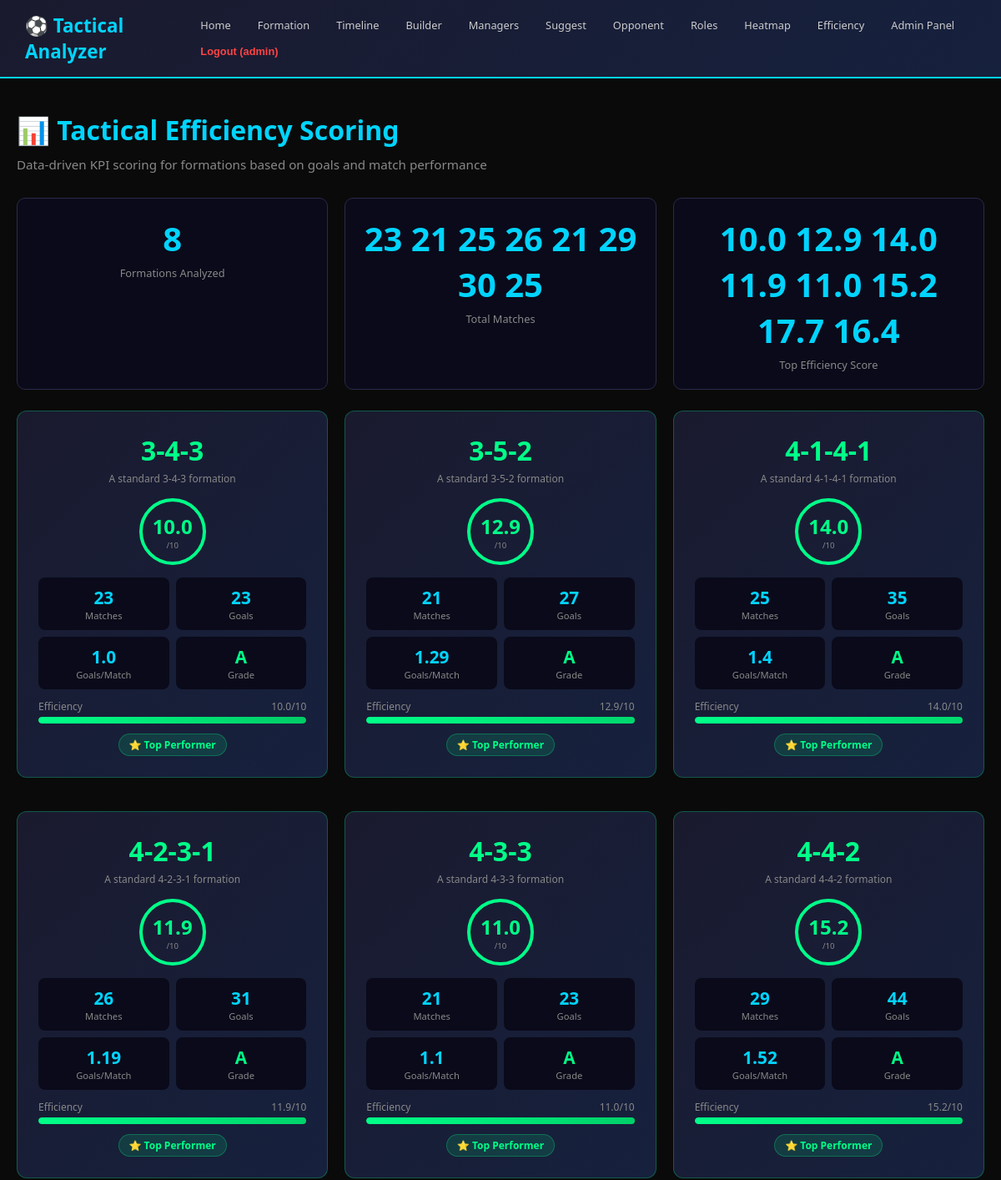
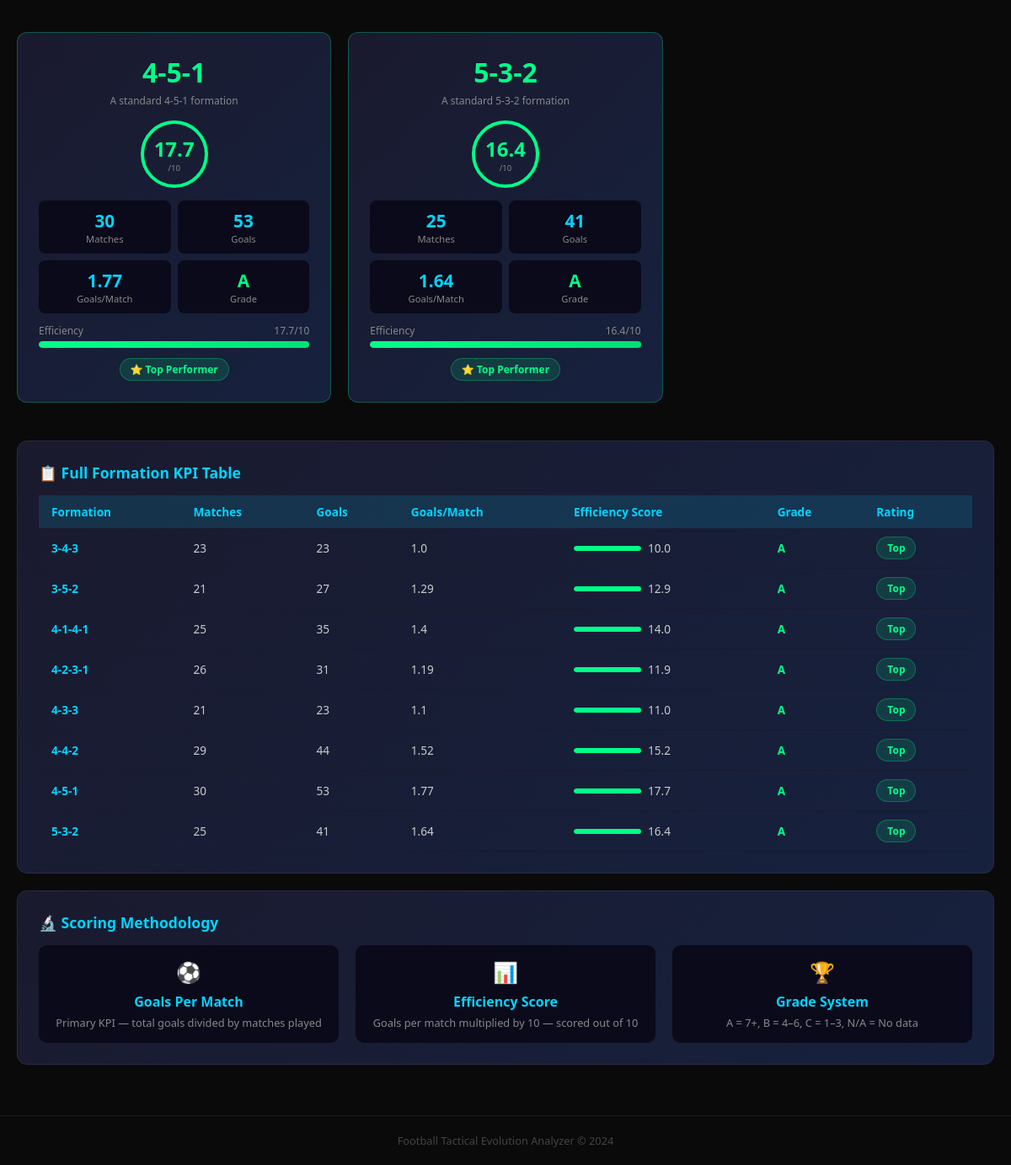
Screenshot of /tactical-efficiency/ (signed in) with the database file from the repository (2 pictures, top to bottom).
### core/models.py (models this page shows, shortened)
class Formation(models.Model):
    formation_id = models.AutoField(primary_key=True)
    name = models.CharField(max_length=50)
    description = models.TextField(null=True, blank=True)
    class Meta:
        db_table = 'formation'
        managed = True

### core/views.py (the view)
# urls.py: path('tactical-efficiency/', views.tactical_efficiency, name='tactical_efficiency'),
def tactical_efficiency(request):
    formations = Formation.objects.order_by('name')
    efficiency_data = []
    for formation in formations:
        total = Match.objects.filter(formation=formation).count()
        goals = MatchEvent.objects.filter(match__formation=formation, type='Goal').count()
        efficiency_data.append({
            'formation': formation,
            'total_matches': total,
            'total_goals': goals,
            'goals_per_match': round(goals / total, 2) if total else 0,
            'efficiency_score': round((goals / total) * 10, 1) if total else 0,
        })
    return render(request, 'tactical_efficiency.html', {
        'efficiency_data': efficiency_data,
    })

### core/templates/tactical_efficiency.html
{% extends 'base.html' %}
{% block content %}
<h1 class="page-title">📊 Tactical Efficiency Scoring</h1>
<p class="page-subtitle">Data-driven KPI scoring for formations based on goals and match performance</p>
<div class="grid-3" style="margin-bottom:25px;">
    <div class="stat-box">
        <div class="number">{{ efficiency_data|length }}</div>
        <div class="label">Formations Analyzed</div>
    </div>
    <div class="stat-box">
        <div class="number">
            {% for d in efficiency_data %}
                {% if d.total_matches > 0 %}
                    {{ d.total_matches }}
                {% endif %}
            {% endfor %}
        </div>
        <div class="label">Total Matches</div>
    </div>
    <div class="stat-box">
        <div class="number">
            {% for d in efficiency_data %}
                {% if d.efficiency_score > 0 %}
                    {{ d.efficiency_score }}
                {% endif %}
            {% endfor %}
        </div>
        <div class="label">Top Efficiency Score</div>
    </div>
</div>
<div class="grid-3" style="margin-bottom:25px;">
    {% for data in efficiency_data %}
    <div class="card" style="
        {% if data.efficiency_score >= 7 %}border-color:#00ff8844;
        {% elif data.efficiency_score >= 4 %}border-color:#ff880044;
        {% else %}border-color:#2a2a4a;{% endif %}">
        <div style="text-align:center;margin-bottom:15px;">
            <div style="font-size:2rem;font-weight:700;
                {% if data.efficiency_score >= 7 %}color:#00ff88;
                {% elif data.efficiency_score >= 4 %}color:#ff8800;
                {% else %}color:#888;{% endif %}">
                {{ data.formation.name }}
            </div>
            <div style="color:#888;font-size:0.75rem;margin-top:4px;">
                {{ data.formation.description|truncatechars:50 }}
            </div>
        </div>
        <div style="text-align:center;margin-bottom:15px;">
            <div style="display:inline-block;width:80px;height:80px;border-radius:50%;
                border: 4px solid
                {% if data.efficiency_score >= 7 %}#00ff88;
                {% elif data.efficiency_score >= 4 %}#ff8800;
                {% else %}#444;{% endif %};
                display:flex;align-items:center;justify-content:center;
                margin:0 auto;">
                <div>
                    <div style="font-size:1.5rem;font-weight:700;
                        {% if data.efficiency_score >= 7 %}color:#00ff88;
                        {% elif data.efficiency_score >= 4 %}color:#ff8800;
                        {% else %}color:#888;{% endif %}">
                        {{ data.efficiency_score }}
                    </div>
                    <div style="font-size:0.6rem;color:#888;">/10</div>
                </div>
            </div>
        </div>
        <div style="display:grid;grid-template-columns:1fr 1fr;gap:8px;margin-bottom:12px;">
            <div style="background:#0a0a1a;border-radius:8px;padding:10px;text-align:center;">
                <div style="font-size:1.3rem;font-weight:700;color:#00d4ff;">
                    {{ data.total_matches }}
                </div>
                <div style="font-size:0.7rem;color:#888;">Matches</div>
            </div>
            <div style="background:#0a0a1a;border-radius:8px;padding:10px;text-align:center;">
                <div style="font-size:1.3rem;font-weight:700;color:#00d4ff;">
                    {{ data.total_goals }}
                </div>
                <div style="font-size:0.7rem;color:#888;">Goals</div>
            </div>
            <div style="background:#0a0a1a;border-radius:8px;padding:10px;text-align:center;">
                <div style="font-size:1.3rem;font-weight:700;color:#00d4ff;">
                    {{ data.goals_per_match }}
                </div>
                <div style="font-size:0.7rem;color:#888;">Goals/Match</div>
            </div>
            <div style="background:#0a0a1a;border-radius:8px;padding:10px;text-align:center;">
                <div style="font-size:1.3rem;font-weight:700;
                    {% if data.efficiency_score >= 7 %}color:#00ff88;
                    {% elif data.efficiency_score >= 4 %}color:#ff8800;
                    {% else %}color:#888;{% endif %}">
                    {% if data.efficiency_score >= 7 %}A
                    {% elif data.efficiency_score >= 4 %}B
                    {% elif data.efficiency_score >= 1 %}C
                    {% else %}N/A{% endif %}
                </div>
                <div style="font-size:0.7rem;color:#888;">Grade</div>
            </div>
        </div>
        <div>
            <div style="display:flex;justify-content:space-between;margin-bottom:4px;">
                <span style="color:#888;font-size:0.75rem;">Efficiency</span>
                <span style="color:#888;font-size:0.75rem;">{{ data.efficiency_score }}/10</span>
            </div>
            <div style="background:#1a1a2e;border-radius:10px;height:8px;overflow:hidden;">
                <div style="height:100%;
                    width:{% widthratio data.efficiency_score 10 100 %}%;
                    background:linear-gradient(90deg,
                    {% if data.efficiency_score >= 7 %}#00ff88,#00cc66
                    {% elif data.efficiency_score >= 4 %}#ff8800,#ffaa00
                    {% else %}#444,#666{% endif %});
                    border-radius:10px;
                    transition:width 1s ease;">
                </div>
            </div>
        </div>
        <div style="text-align:center;margin-top:12px;">
            {% if data.efficiency_score >= 7 %}
            <span class="badge-green badge">⭐ Top Performer</span>
            {% elif data.efficiency_score >= 4 %}
            <span class="badge-orange badge">📈 Good Performer</span>
            {% elif data.efficiency_score >= 1 %}
            <span class="badge">📊 Average</span>
            {% else %}
            <span class="badge" style="color:#555;border-color:#333;">No Data</span>
            {% endif %}
        </div>
    </div>
    {% endfor %}
</div>
<div class="card">
    <h3>📋 Full Formation KPI Table</h3>
    <table>
        <thead>
            <tr>
                <th>Formation</th>
                <th>Matches</th>
                <th>Goals</th>
                <th>Goals/Match</th>
                <th>Efficiency Score</th>
                <th>Grade</th>
                <th>Rating</th>
            </tr>
        </thead>
        <tbody>
            {% for data in efficiency_data %}
            <tr>
                <td>
                    <strong style="color:#00d4ff;">{{ data.formation.name }}</strong>
                </td>
                <td>{{ data.total_matches }}</td>
                <td>{{ data.total_goals }}</td>
                <td>{{ data.goals_per_match }}</td>
                <td>
                    <div style="display:flex;align-items:center;gap:8px;">
                        <div style="background:#1a1a2e;border-radius:10px;height:6px;width:80px;overflow:hidden;">
                            <div style="height:100%;
                                width:{% widthratio data.efficiency_score 10 100 %}%;
                                background:{% if data.efficiency_score >= 7 %}#00ff88
                                {% elif data.efficiency_score >= 4 %}#ff8800
                                {% else %}#444{% endif %};
                                border-radius:10px;">
                            </div>
                        </div>
                        <span>{{ data.efficiency_score }}</span>
                    </div>
                </td>
                <td>
                    <strong style="
                        {% if data.efficiency_score >= 7 %}color:#00ff88;
                        {% elif data.efficiency_score >= 4 %}color:#ff8800;
                        {% else %}color:#888;{% endif %}">
                        {% if data.efficiency_score >= 7 %}A
                        {% elif data.efficiency_score >= 4 %}B
                        {% elif data.efficiency_score >= 1 %}C
                        {% else %}N/A{% endif %}
                    </strong>
                </td>
                <td>
                    {% if data.efficiency_score >= 7 %}
                    <span class="badge-green badge">Top</span>
                    {% elif data.efficiency_score >= 4 %}
                    <span class="badge-orange badge">Good</span>
                    {% elif data.efficiency_score >= 1 %}
                    <span class="badge">Average</span>
                    {% else %}
                    <span class="badge" style="color:#555;">No Data</span>
                    {% endif %}
                </td>
            </tr>
            {% endfor %}
        </tbody>
    </table>
</div>
<div class="card" style="margin-top:20px;">
    <h3>🔬 Scoring Methodology</h3>
    <div class="grid-3" style="margin-top:15px;">
        <div style="background:#0a0a1a;border-radius:10px;padding:15px;text-align:center;">
            <div style="font-size:1.5rem;margin-bottom:8px;">⚽</div>
            <div style="color:#00d4ff;font-weight:600;margin-bottom:5px;">Goals Per Match</div>
            <div style="color:#888;font-size:0.8rem;">
                Primary KPI — total goals divided by matches played
            </div>
        </div>
        <div style="background:#0a0a1a;border-radius:10px;padding:15px;text-align:center;">
            <div style="font-size:1.5rem;margin-bottom:8px;">📊</div>
            <div style="color:#00d4ff;font-weight:600;margin-bottom:5px;">Efficiency Score</div>
            <div style="color:#888;font-size:0.8rem;">
                Goals per match multiplied by 10 — scored out of 10
            </div>
        </div>
        <div style="background:#0a0a1a;border-radius:10px;padding:15px;text-align:center;">
            <div style="font-size:1.5rem;margin-bottom:8px;">🏆</div>
            <div style="color:#00d4ff;font-weight:600;margin-bottom:5px;">Grade System</div>
            <div style="color:#888;font-size:0.8rem;">
                A = 7+, B = 4–6, C = 1–3, N/A = No data
            </div>
        </div>
    </div>
</div>
{% endblock %}

### core/templates/base.html (shortened to what this page needs)
<!DOCTYPE html>
<html lang="en">
<head>
</head>
<body>
    <nav>
        <a href="/" class="logo">⚽ Tactical Analyzer</a>
        <ul>
            <li><a href="/">Home</a></li>
            <li><a href="/formation-comparison/">Formation</a></li>
            <li><a href="/tactical-timeline/">Timeline</a></li>
            <li><a href="/formation-builder/">Builder</a></li>
            <li><a href="/manager-profiling/">Managers</a></li>
            <li><a href="/tactical-suggestion/">Suggest</a></li>
            <li><a href="/opponent-adaptation/">Opponent</a></li>
            <li><a href="/player-role-evolution/">Roles</a></li>
            <li><a href="/heatmap/">Heatmap</a></li>
            <li><a href="/tactical-efficiency/">Efficiency</a></li>
            {% if user.is_authenticated %}
                <li><a href="/admin/">Admin Panel</a></li>
                <li>
                    <form method="POST" action="{% url 'logout' %}" style="display:inline;">
                        <button type="submit" style="background:transparent; border:none; color:#ff4444; font-weight:bold; cursor:pointer; padding:6px 12px; font-size:0.8rem;">Logout ({{ user.username }})</button>
                    </form>
                </li>
            {% else %}
                <li><a href="{% url 'login' %}" style="color:#00ff88; font-weight:bold;">Login</a></li>
            {% endif %}
        </ul>
    </nav>
    <div class="container">
        {% block content %}{% endblock %}
    </div>
    <footer>
        Football Tactical Evolution Analyzer &copy; 2024
    </footer>
</body>
</html>

### core/templates/base.html (style rules this page uses)
* { margin: 0; padding: 0; box-sizing: border-box; }
body { font-family: 'Segoe UI', sans-serif; background: #0a0a0a; color: #ffffff; min-height: 100vh; }
nav { background: linear-gradient(135deg, #1a1a2e, #16213e); padding: 15px 30px; display: flex; align-items: center; justify-content: space-between; border-bottom: 2px solid #00d4ff; position: sticky; top: 0; z-index: 100; }
nav .logo { font-size: 1.4rem; font-weight: 700; color: #00d4ff; text-decoration: none; }
nav ul { list-style: none; display: flex; gap: 8px; flex-wrap: wrap; }
nav ul li a { color: #ccc; text-decoration: none; padding: 6px 12px; border-radius: 20px; font-size: 0.8rem; transition: all 0.3s; }
.container { max-width: 1200px; margin: 40px auto; padding: 0 20px; }
.page-title { font-size: 2rem; font-weight: 700; color: #00d4ff; margin-bottom: 10px; }
.page-subtitle { color: #888; margin-bottom: 30px; font-size: 0.95rem; }
.card { background: linear-gradient(135deg, #1a1a2e, #16213e); border: 1px solid #2a2a4a; border-radius: 12px; padding: 25px; margin-bottom: 20px; transition: border-color 0.3s; }
.card h3 { color: #00d4ff; margin-bottom: 15px; font-size: 1.1rem; }
.grid-3 { display: grid; grid-template-columns: 1fr 1fr 1fr; gap: 20px; }
.badge { display: inline-block; padding: 4px 12px; border-radius: 20px; font-size: 0.75rem; font-weight: 600; background: #00d4ff22; color: #00d4ff; border: 1px solid #00d4ff44; }
.badge-green { background: #00ff8822; color: #00ff88; border-color: #00ff8844; }
table { width: 100%; border-collapse: collapse; margin-top: 15px; }
table th { background: #00d4ff22; color: #00d4ff; padding: 10px 15px; text-align: left; font-size: 0.85rem; }
table td { padding: 10px 15px; border-bottom: 1px solid #1a1a2e; font-size: 0.85rem; color: #ccc; }
.stat-box { text-align: center; padding: 20px; background: #0a0a1a; border-radius: 10px; border: 1px solid #2a2a4a; }
.stat-box .number { font-size: 2.5rem; font-weight: 700; color: #00d4ff; }
.stat-box .label { font-size: 0.8rem; color: #888; margin-top: 5px; }
footer { text-align: center; padding: 20px; color: #444; font-size: 0.8rem; border-top: 1px solid #1a1a2e; margin-top: 60px; }

### rows the page displays
Formation: total_matches "23", efficiency_score "10.0", formation.name "3-4-3", formation.description "A standard 3-4-3 formation", total_goals "23", goals_per_match "1.0"
Formation: total_matches "21", efficiency_score "12.9", formation.name "3-5-2", formation.description "A standard 3-5-2 formation", total_goals "27", goals_per_match "1.29"
Formation: total_matches "25", efficiency_score "14.0", formation.name "4-1-4-1", formation.description "A standard 4-1-4-1 formation", total_goals "35", goals_per_match "1.4"
Formation: total_matches "26", efficiency_score "11.9", formation.name "4-2-3-1", formation.description "A standard 4-2-3-1 formation", total_goals "31", goals_per_match "1.19"
Formation: total_matches "21", efficiency_score "11.0", formation.name "4-3-3", formation.description "A standard 4-3-3 formation", total_goals "23", goals_per_match "1.1"
Formation: total_matches "29", efficiency_score "15.2", formation.name "4-4-2", formation.description "A standard 4-4-2 formation", total_goals "44", goals_per_match "1.52"
Formation: total_matches "30", efficiency_score "17.7", formation.name "4-5-1", formation.description "A standard 4-5-1 formation", total_goals "53", goals_per_match "1.77"
Formation: total_matches "25", efficiency_score "16.4", formation.name "5-3-2", formation.description "A standard 5-3-2 formation", total_goals "41", goals_per_match "1.64"

### other values shown
{{ user.username }} "admin"
{{ efficiency_data|length }} "8"
